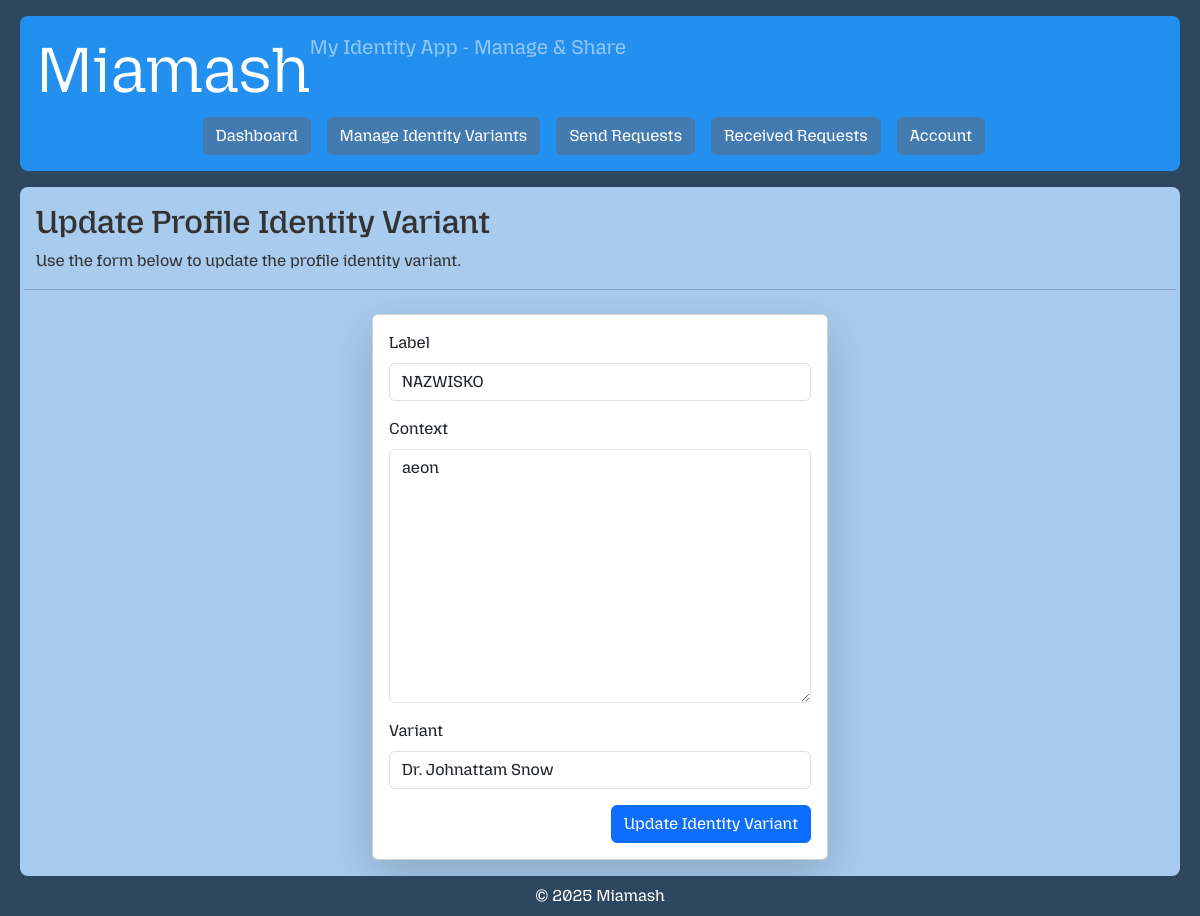
The app's page /profile/identity-variant/4/edit/ (signed in), older data.
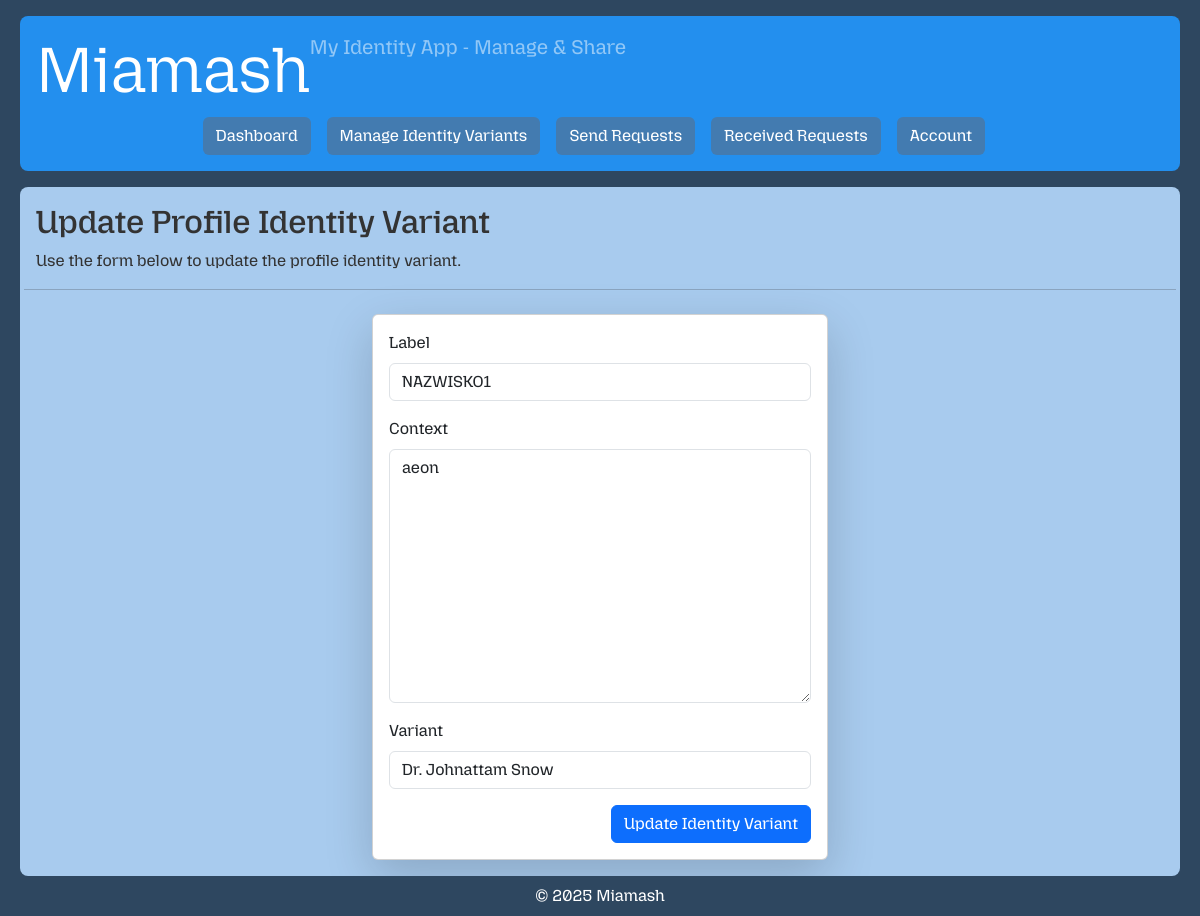
The same page, newer data.
### core/models.py (models this page shows, shortened)
class ProfileIdentityVariant(models.Model):
    user = models.ForeignKey(User, on_delete=models.CASCADE, related_name='identity_variants')
    label = models.CharField(max_length=50)
    context = models.TextField(blank=True)
    variant = models.CharField(max_length=100)

### web/views.py (the view)
# urls.py: path('profile/identity-variant/<int:pk>/edit/', ProfileIdentityVariantUpdateView.as_view(), name='profile-identity-variant-update'),
class ProfileIdentityVariantUpdateView(ProfileIdentityVariantOwnerPermissionMixin, UpdateView):
    form_class = ProfileIdentityVariantForm
    template_name = 'private/profile_identity_variant_update.html'
    success_url = reverse_lazy('profile-identity-variant-list')

### web/forms.py
class ProfileIdentityVariantForm(forms.ModelForm):
    class Meta:
        model = ProfileIdentityVariant
        fields = ['label', 'context', 'variant']

### web/permissions.py (called while the page is built)
    def get_queryset(self):
        return self.model.objects.filter(user=self.request.user)

### web/templates/private/profile_identity_variant_update.html (shortened to what this page needs)
{% extends 'private/base.html' %}
{% block content %}
{% load django_bootstrap5 %}
<div class="row align-items-center mb-2">
    <div class="col">
        <h2>Update Profile Identity Variant</h2>
        <p>Use the form below to update the profile identity variant.</p>
    </div>
    <hr>
</div>
<div class="row justify-content-center">
    <div class="col-md-8 col-lg-6 col-xl-5">
        <div class="card shadow-lg m">
            <div class="card-body">
                <form method="post">
                    {% bootstrap_form form layout='vertical' form_group_class='mb-3' %}
                    <div class="text-end">
                        <button type="submit" class="btn btn-primary">Update Identity Variant</button>
                    </div>
                </form>
            </div>
        </div>
    </div>
</div>
{% endblock %}

Row changes from the older to the newer data that the page shows:
changed ProfileIdentityVariant "aeon": label "NAZWISKO" → "NAZWISKO1"
